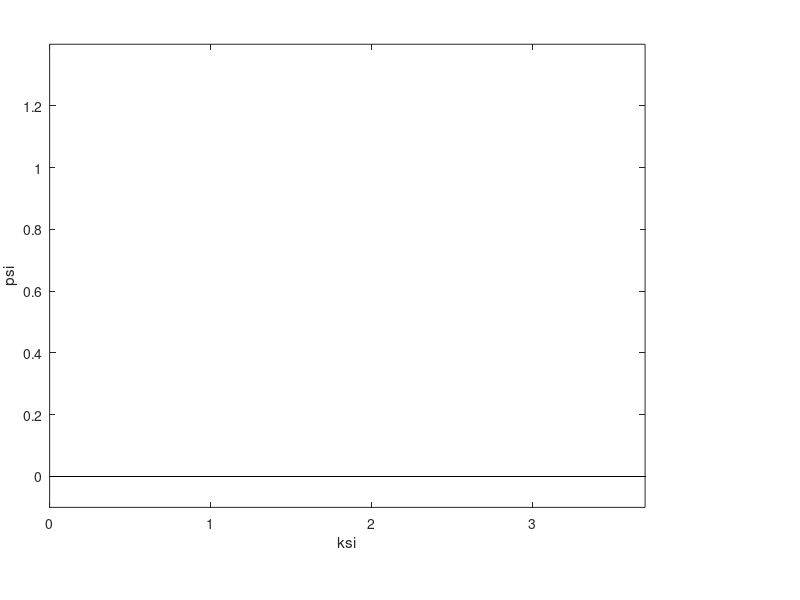

MATLAB code for this plot: (Note: this script raises an error after producing the figure.)
% System is a quantum oscillator in a ground state with U=x^2 + alpha*x^4, where 0<=alpha<=1.
% This program solves 100 shroedinger equations: 
% psi^2 + (2*Eps - ksi^2 - alpha*ksi^4 =0  alpha=0:0.01:1
% where all values are nondimensional: Eps=E/(h_prime*omega),
% ksi=x/sqrt(h_prime/m*omega)
 
function SokolovIgor_QuantumOscillator_bvp_6()

global k_wave sol alpha_n  alpha psi_n norm_n;
alpha_n=linspace(0,1,100);
psi_n=zeros(100,2,200);
norm_n=zeros(1,100);
psi=zeros(1,200);
%y(1) = psi
%y(2) = psi_prime

Fig_Psi_h = figure;
set(Fig_Psi_h, 'Position', [10 60 1120 720]); %@1200x800
set(Fig_Psi_h, 'Name', 'Ground state wavefunction', 'NumberTitle', 'off');
Axes_Psi_h = axes('Parent', Fig_Psi_h, 'Color', [1.0 1.0 1.0], ...
             'Units', 'points', 'Position', [50 80 600 400], ...
             'Fontsize', 10);

ksi_max = 15.0;
N_Points = 200;
ksi_span = linspace(0, ksi_max, N_Points);
k_wave = pi/2/ksi_max;

plot(Axes_Psi_h, [0, ksi_max], [0, 0], '-k');
xlabel('ksi'); 
ylabel('psi');
set(gca, 'XLim', [0, 3.7]);
set(gca, 'YLim', [-0.1, 1.4]);
hold on;

Guess_Energy = 3./2.; % E/(hbar*omega);
%solinit = bvpinit(x_span, @psi_guess, Guess_Energy);

RelErr = 1.e-6;  % -6   -9
AbsErr = 1.e-7; % -7  -10
options = bvpset('RelTol', RelErr, 'AbsTol', AbsErr, 'Vectorized', 'on');
Energy(100)=0;

for i=1:100
    
    alpha = alpha_n(i);
    if i==1 solinit = bvpinit(ksi_span, @psi_guess, Guess_Energy);
    else solinit=sol;
    end %if
 
sol = bvp4c(@RightSide, @Boundary_Cond, solinit, options);
Energy(i)=sol.parameters;

psi_n(i,:,:)=deval(sol, ksi_span);
norm_n(i)=quadl(@psi_2, 0, ksi_max);

psi=squeeze(psi_n(i,1,:));
plot( ksi_span, psi(:)/sqrt(norm_n(i)), 'g');
hold on;
drawnow;
end %for i=1:100


Energy_FirstOrderCorrection(100)=0;
Energy_SecondOrderCorrection(100)=0;
Energy_FirstOrderCorrection(:)=0.5 + (3/8)*alpha_n(:);
Energy_SecondOrderCorrection(:)=0.5 + (3/8)*alpha_n(:) -(21/32) * alpha_n(:).^2;

Fig_Energy_h=figure; 
set(Fig_Energy_h, 'Name', 'Ground state energy');
hold on;
xlabel('alpha axis');
ylabel('Energy axis, h bar*omega');

set(gca, 'YLim', [0, 1]);
plot(alpha_n, Energy, 'r', 'LineWidth', 2);
plot(alpha_n, Energy_FirstOrderCorrection, 'b', 'LineWidth', 2);
plot(alpha_n, Energy_SecondOrderCorrection, 'g', 'LineWidth', 2);
legend('Exact solution', 'First order correction', 'Second order correction', 'Location', 'North');
%Energy = sol.parameters;
    

%fprintf('i = %4d    Energy = %12.6f\n', i, Energy)

%fprintf('The lowest energy level is %7.3f\n', sol.parameters)

end % Schroedinger_Harmonic_bvp
%=================================================================

function y = psi_guess(ksi)
global k_wave
y = [cos(k_wave*ksi); - k_wave*sin(k_wave*ksi)];
end % function psi_guess
%=================================================================

function y = psi_2(ksi)

global sol

psi = deval(sol, ksi);
y = psi(1, :).^2;

end % function psi_2
%=================================================================

function res = Boundary_Cond(ya, yb, Energy)

res = [ya(1) - 1.0;    ya(2);       yb(1)];

end % function Boundary_Cond
%=================================================================

function y_prime = RightSide(ksi, y, Energy)
global alpha
%y(1) = psi
%y(2) = psi_prime

y_prime = [y(2, :);
          - (2*Energy - ksi.^2 - alpha*ksi.^4).*y(1, :)];

end %  function y_prime = RightSide(x, y)
